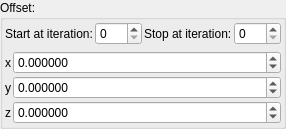
    <widget class="QGroupBox" name="groupBox">
     <property name="title">
      <string>Offset:</string>
     </property>
     <layout class="QVBoxLayout" name="verticalLayout_3">
      <property name="leftMargin">
       <number>2</number>
      </property>
      <property name="topMargin">
       <number>2</number>
      </property>
      <property name="rightMargin">
       <number>2</number>
      </property>
      <property name="bottomMargin">
       <number>2</number>
      </property>
      <item>
       <layout class="QGridLayout" name="gridLayout_75">
        <property name="spacing">
         <number>2</number>
        </property>
        <item row="0" column="1">
         <widget class="MySpinBox" name="spinboxInt_transf_start_iterations_C">
          <property name="sizePolicy">
           <sizepolicy hsizetype="Minimum" vsizetype="Maximum">
            <horstretch>0</horstretch>
            <verstretch>0</verstretch>
           </sizepolicy>
          </property>
          <property name="maximum">
           <number>999</number>
          </property>
         </widget>
        </item>
        <item row="0" column="0">
         <widget class="QLabel" name="label_263">
          <property name="text">
           <string>Start at iteration:</string>
          </property>
         </widget>
        </item>
        <item row="0" column="2">
         <widget class="QLabel" name="label_264">
          <property name="text">
           <string>Stop at iteration:</string>
          </property>
         </widget>
        </item>
        <item row="0" column="3">
         <widget class="MySpinBox" name="spinboxInt_transf_stop_iterations_C">
          <property name="sizePolicy">
           <sizepolicy hsizetype="Minimum" vsizetype="Maximum">
            <horstretch>0</horstretch>
            <verstretch>0</verstretch>
           </sizepolicy>
          </property>
          <property name="maximum">
           <number>999</number>
          </property>
         </widget>
        </item>
       </layout>
      </item>
      <item>
       <layout class="QGridLayout" name="gridLayout_64" columnstretch="0,0,1">
        <property name="spacing">
         <number>2</number>
        </property>
        <item row="0" column="1">
         <widget class="QLabel" name="label_118">
          <property name="text">
           <string notr="true">x</string>
          </property>
         </widget>
        </item>
        <item row="0" column="2">
         <widget class="MyDoubleSpinBox" name="spinbox3_transf_offset_111_x">
          <property name="sizePolicy">
           <sizepolicy hsizetype="Minimum" vsizetype="Maximum">
            <horstretch>0</horstretch>
            <verstretch>0</verstretch>
           </sizepolicy>
          </property>
          <property name="prefix">
           <string/>
          </property>
          <property name="suffix">
           <string/>
          </property>
          <property name="decimals">
           <number>6</number>
          </property>
          <property name="minimum">
           <double>-99.989999999999995</double>
          </property>
          <property name="maximum">
           <double>99.989999999999995</double>
          </property>
          <property name="singleStep">
           <double>0.100000000000000</double>
          </property>
         </widget>
        </item>
        <item row="1" column="2">
         <widget class="MyDoubleSpinBox" name="spinbox3_transf_offset_111_y">
          <property name="sizePolicy">
           <sizepolicy hsizetype="Minimum" vsizetype="Maximum">
            <horstretch>0</horstretch>
            <verstretch>0</verstretch>
           </sizepolicy>
          </property>
          <property name="prefix">
           <string/>
          </property>
          <property name="suffix">
           <string/>
          </property>
          <property name="decimals">
           <number>6</number>
          </property>
          <property name="minimum">
           <double>-99.989999999999995</double>
          </property>
          <property name="maximum">
           <double>99.989999999999995</double>
          </property>
          <property name="singleStep">
           <double>0.100000000000000</double>
          </property>
         </widget>
        </item>
        <item row="1" column="1">
         <widget class="QLabel" name="label_116">
          <property name="text">
           <string notr="true">y</string>
          </property>
         </widget>
        </item>
        <item row="2" column="2">
         <widget class="MyDoubleSpinBox" name="spinbox3_transf_offset_111_z">
          <property name="sizePolicy">
           <sizepolicy hsizetype="Minimum" vsizetype="Maximum">
            <horstretch>0</horstretch>
            <verstretch>0</verstretch>
           </sizepolicy>
          </property>
          <property name="prefix">
           <string/>
          </property>
          <property name="suffix">
           <string/>
          </property>
          <property name="decimals">
           <number>6</number>
          </property>
          <property name="minimum">
           <double>-99.989999999999995</double>
          </property>
          <property name="maximum">
           <double>99.989999999999995</double>
          </property>
          <property name="singleStep">
           <double>0.100000000000000</double>
          </property>
         </widget>
        </item>
        <item row="2" column="1">
         <widget class="QLabel" name="label_119">
          <property name="text">
           <string notr="true">z</string>
          </property>
         </widget>
        </item>
       </layout>
      </item>
     </layout>
    </widget>
